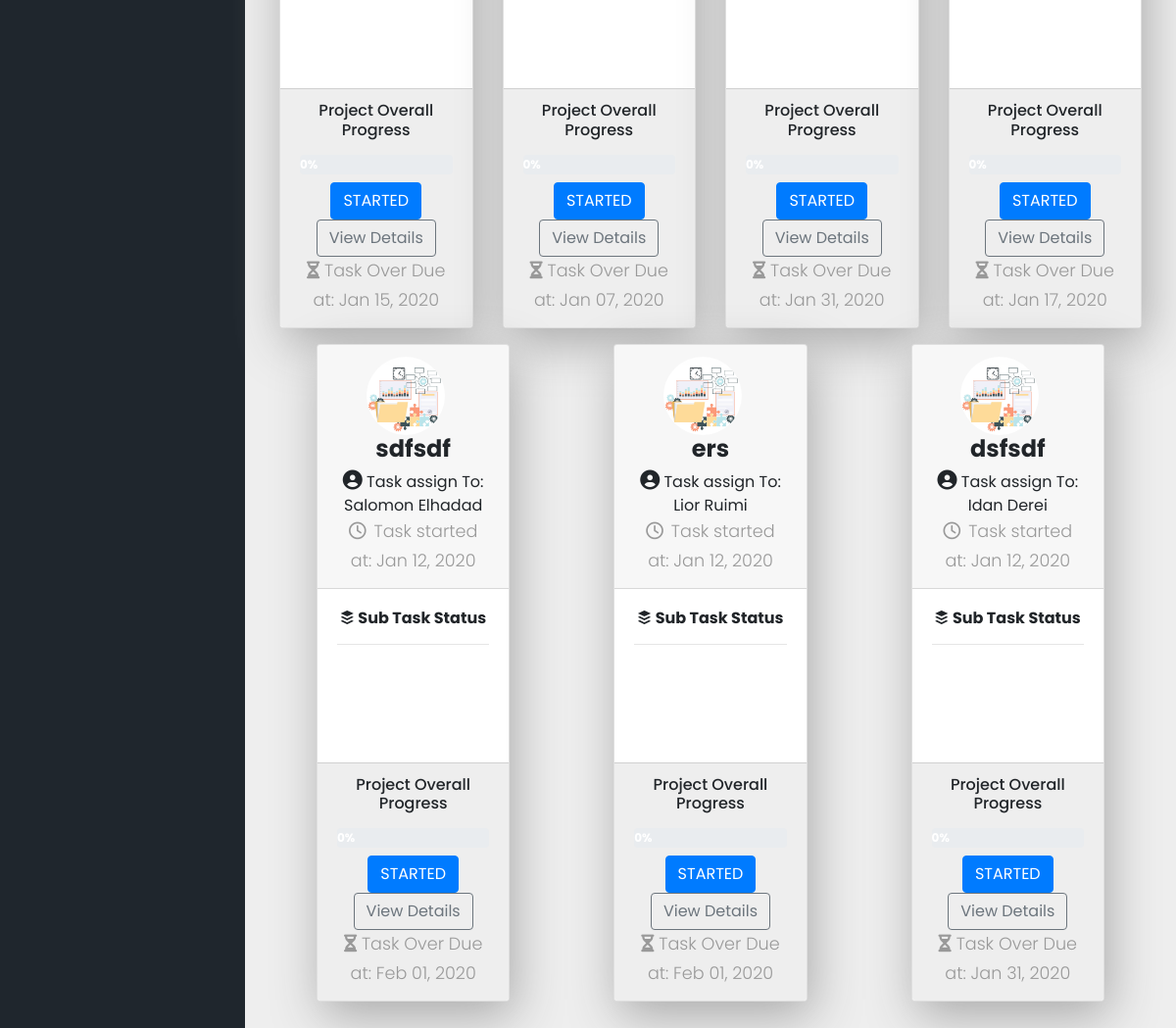
The page /task_view/ (lower part) on the database as committed earlier.
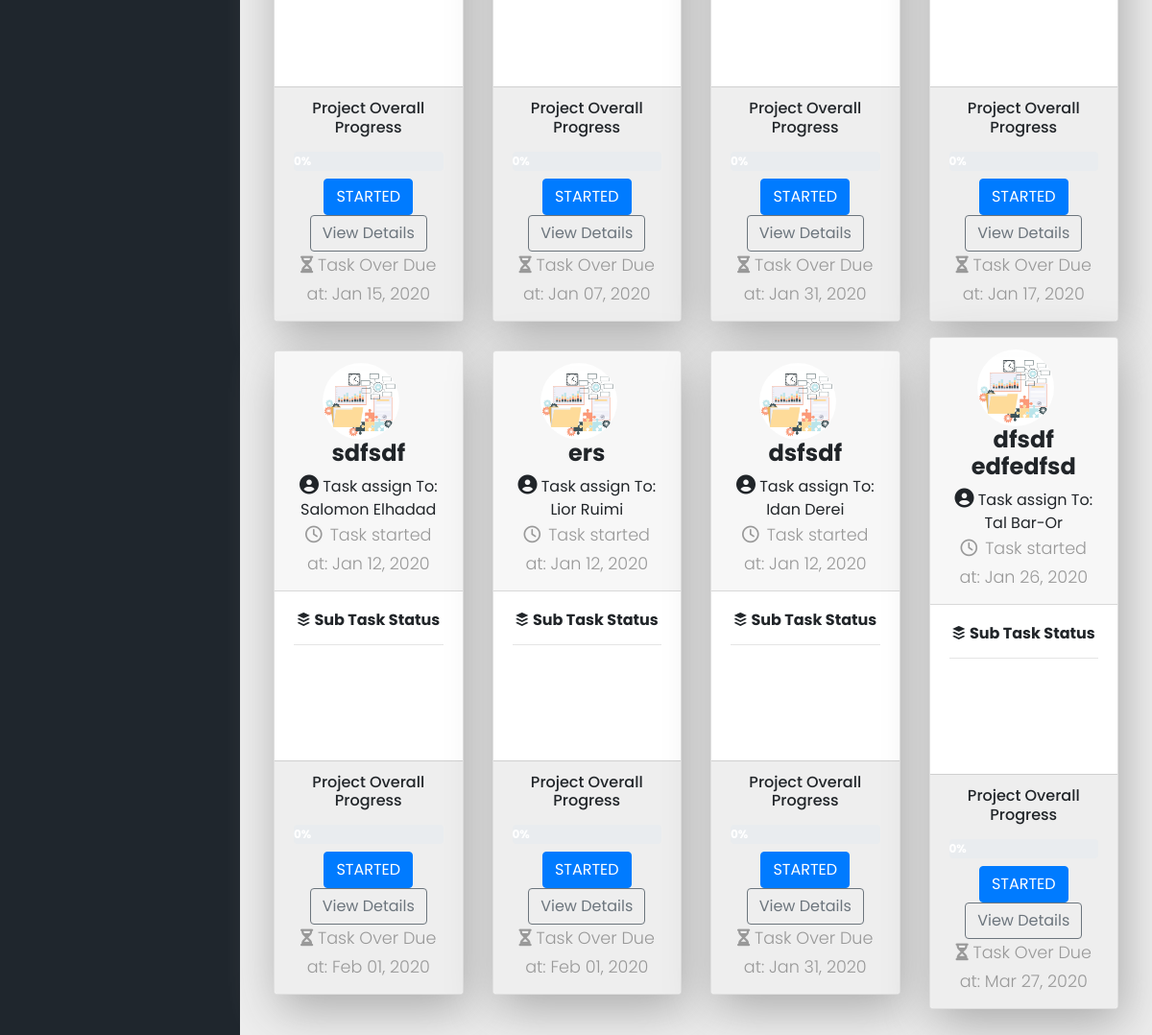
The same page on the database as committed later.
### ittasks/models.py (models this page shows, shortened)
class MainTask(models.Model):
    task_title = models.CharField(max_length=200)
    global_task_info = models.TextField(max_length=500,default=None)
    complete = models.BooleanField(default=False)
    overall_precent_complete = models.PositiveIntegerField(default=0)
    created_at = models.DateTimeField(default=datetime.datetime.now())
    updated_at = models.DateTimeField(default=datetime.datetime.now())
    due_date = models.DateTimeField(default=datetime.datetime.now())
    task_location = models.CharField(max_length=400, blank=True, null=True)
    global_task_assign = models.ForeignKey(UserProfile, on_delete=models.CASCADE, related_name="global_task_assign",default=1)
    TASK_STATUS_CHOICES = [
    ('ST', 'STARTED'),
    ('NS', 'NOT STARTED'),
    ('IP', 'IN PROGRESS'),
    ('PA', 'PAUSED'),
    ('CO', 'COMPLETED'),
    ]
    task_status = models.CharField(max_length=2,choices=TASK_STATUS_CHOICES,default='NOT STARTED')

class UserProfile(AbstractBaseUser):
    email = models.EmailField(verbose_name="email", max_length=60, unique=True)
    username = models.CharField(max_length=30, unique=True)
    first_name = models.CharField(max_length=30, unique=False)
    family_name = models.CharField(max_length=50, unique=False)
    date_joined = models.DateTimeField(verbose_name='date joined', auto_now_add=True)
    last_login = models.DateTimeField(verbose_name='last login', auto_now=True)
    is_admin = models.BooleanField(default=False)
    is_active = models.BooleanField(default=True)
    is_staff = models.BooleanField(default=False)
    is_superuser = models.BooleanField(default=False)
    profile_image = models.ImageField(upload_to='images/', default='images/def_user.png')
    teams_link = models.URLField(blank = True, max_length=200)
    mobile_phone = models.CharField(max_length=16, blank=True)
    user_location = models.CharField(max_length=80, blank=True)
    USERNAME_FIELD = 'email'
    REQUIRED_FIELDS = ['username']
    objects = MyAccountManager()

### ittasks/views.py (the view)
# urls.py: path("task_view/", TaskView.as_view(), name="task_view"),
class TaskView(TemplateView):
    template_name = "tasks_view.html"
    def get_context_data(self, **kwargs):
        context = super(TaskView, self).get_context_data(**kwargs)
        context['objtasks'] = MainTask.objects.all()
        return context

### ittasks/templates/tasks_view.html (shortened to what this page needs)
{% extends 'base.html'%}
{% load static from static %}
{% block content %}
    <link href="{% static 'css/tasks_view_style.css' %}" rel="stylesheet">
    <link href="{% static 'css/dataTables.bootstrap4.min.css' %}" rel="stylesheet">
    <section class="tasks-view">
      <div class="container-fluid" id="myGroup">
      <div class="collapse show" id="collapseSelector" data-parent="#myGroup">
        <div class="row justify-content-around align-items-center">
          {% if objtasks %}
        {% for tsobj  in objtasks %}
           <div class="col-xl-3 col-lg-4 col-sm-8 rotate">
            <div class="card text-center mb-3 book-card mx-auto">
                <div class="card-header">
                    <div>
    <img src="{% static 'img/pm-design.png' %}" class="rounded-circle mr-3" height="80px" width="80px" alt="avatar">
                        <h4 class="card-title font-weight-bold mb-2">{{tsobj.task_title}}</h4>
                        <i class="fas fa-user-circle" style="font-size:20px;"></i>   Task assign To: {{tsobj.global_task_assign.first_name}} {{tsobj.global_task_assign.family_name}}</li>
                        <p class="card-text"><i class="far fa-clock pr-2"></i>Task started at: {{tsobj.created_at | date:"M d, Y" }}</p>
                      </div>
                </div>
                <div class="card-body">
                  <h6 class=""><span><i class="fab fa-buffer"></i></span> <strong>Sub Task Status</strong> </h6>
                  <hr>
                </div>
                <div class="card-footer">
                    <h6 class="mb-3">Project Overall Progress</h6>
                    <div class="progress mb-2" style="height: 20px">
                      <div class="progress-bar progress-bar-striped font-weight-bold bg-info" style="width: {{tsobj.overall_precent_complete}}%">
                         {{tsobj.overall_precent_complete}}%
                      </div>
                    </div>
                    {% if tsobj.get_task_status_display == 'STARTED' or tsobj.get_task_status_display == 'IN PROGRESS' %}
                      <button type="button" class="btn btn-primary text-white">{{tsobj.get_task_status_display}}</button>
                    {% elif tsobj.get_task_status_display == 'NOT STARTED' %}
                      <button type="button" class="btn btn-warning text-white">{{tsobj.get_task_status_display}}</button>
                    {% elif tsobj.get_task_status_display == 'PAUSED' %}
                      <button type="button" class="btn btn-danger text-white">{{tsobj.get_task_status_display}}</button>
                    {% elif tsobj.get_task_status_display == 'COMPLETED' %}
                      <button type="button" class="btn btn-success text-white">{{tsobj.get_task_status_display}}</button>
                    {% endif %}
                    <button type="button" class="btn btn-outline-secondary"><a href="#"> View Details</a></button>
                    <p class="card-text"><i class="fas fa-hourglass-half"></i> Task Over Due at: {{tsobj.due_date | date:"M d, Y" }}</p>
                </div>
              </div>
          </div>
   {% endfor %}
   {% endif %}
        </div>
      </div>
    </div>
    </section>
   {% endblock content %}

Rows that differ between the two databases and show on the page:
added MainTask: task_title "dfsdf edfedfsd", global_task_assign.first_name "Tal", global_task_assign.family_name "Bar-Or", created_at "Jan 26, 2020", overall_precent_complete "0", task_status "STARTED", due_date "Mar 27, 2020"
